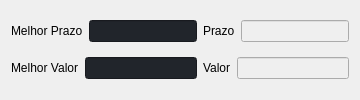
                        <widget class="QWidget" name="verticalWidget" native="true">
                         <property name="minimumSize">
                          <size>
                           <width>0</width>
                           <height>1</height>
                          </size>
                         </property>
                         <property name="maximumSize">
                          <size>
                           <width>16777215</width>
                           <height>150</height>
                          </size>
                         </property>
                         <layout class="QVBoxLayout" name="verticalLayout_16">
                          <item>
                           <layout class="QHBoxLayout" name="horizontalLayout_35">
                            <item>
                             <widget class="QLabel" name="label_39">
                              <property name="text">
                               <string>Melhor Prazo</string>
                              </property>
                             </widget>
                            </item>
                            <item>
                             <widget class="QLineEdit" name="lineEdit_11">
                              <property name="enabled">
                               <bool>false</bool>
                              </property>
                              <property name="styleSheet">
                               <string notr="true">background-color: rgb(33, 37, 43);</string>
                              </property>
                             </widget>
                            </item>
                            <item>
                             <widget class="QLabel" name="label_40">
                              <property name="text">
                               <string>Prazo</string>
                              </property>
                             </widget>
                            </item>
                            <item>
                             <widget class="QLineEdit" name="lineEdit_14">
                              <property name="enabled">
                               <bool>false</bool>
                              </property>
                             </widget>
                            </item>
                           </layout>
                          </item>
                          <item>
                           <layout class="QHBoxLayout" name="horizontalLayout_33">
                            <item>
                             <widget class="QLabel" name="label_38">
                              <property name="text">
                               <string>Melhor Valor</string>
                              </property>
                             </widget>
                            </item>
                            <item>
                             <widget class="QLineEdit" name="lineEdit_13">
                              <property name="enabled">
                               <bool>false</bool>
                              </property>
                              <property name="styleSheet">
                               <string notr="true">background-color: rgb(33, 37, 43);</string>
                              </property>
                             </widget>
                            </item>
                            <item>
                             <widget class="QLabel" name="label_41">
                              <property name="text">
                               <string>Valor</string>
                              </property>
                             </widget>
                            </item>
                            <item>
                             <widget class="QLineEdit" name="lineEdit_15">
                              <property name="enabled">
                               <bool>false</bool>
                              </property>
                             </widget>
                            </item>
                           </layout>
                          </item>
                         </layout>
                        </widget>
